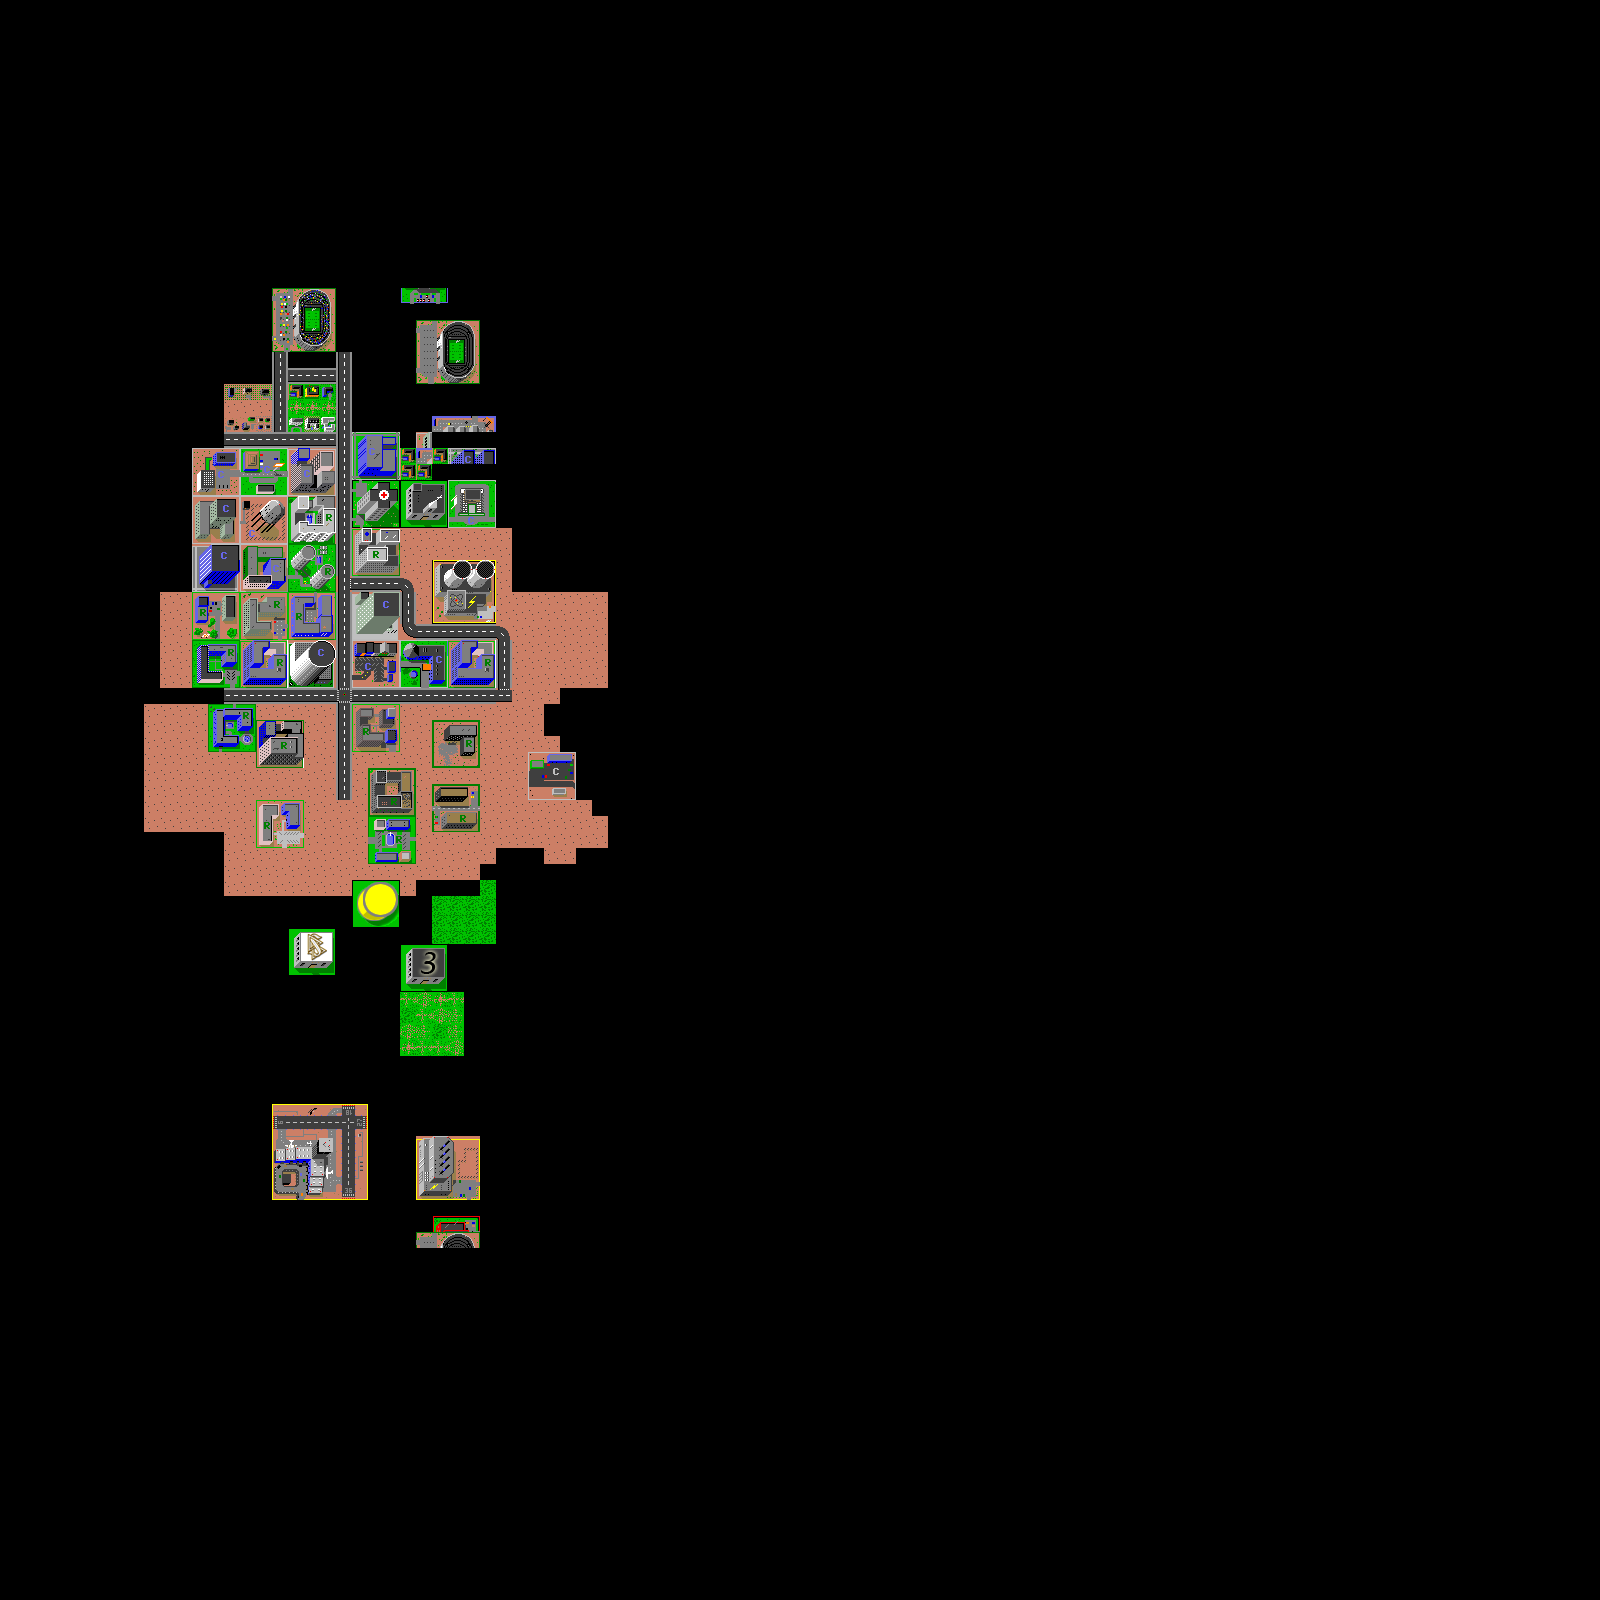

This is a level from a 2D game, rendered from its Tiled map with the project's own tilesets. A one-line summary and the map file follow, with tile-layer data summarised:
An orthogonal 100x100 tile map with 16x16 px tiles, 1 tile layer (Tile Layer 1).

<map version="1.0" orientation="orthogonal" renderorder="right-down" width="100" height="100" tilewidth="16" tileheight="16" nextobjectid="1">
 <tileset firstgid="1" name="tileset" tilewidth="16" tileheight="16" tilecount="1024" columns="32">
  <image source="tiles.png" width="512" height="512" />
 </tileset>
 <layer name="Tile Layer 1" width="100" height="100">
  <data>[10000 cells, 839 non-empty, 454 distinct tile ids]</data>
 </layer>
</map>